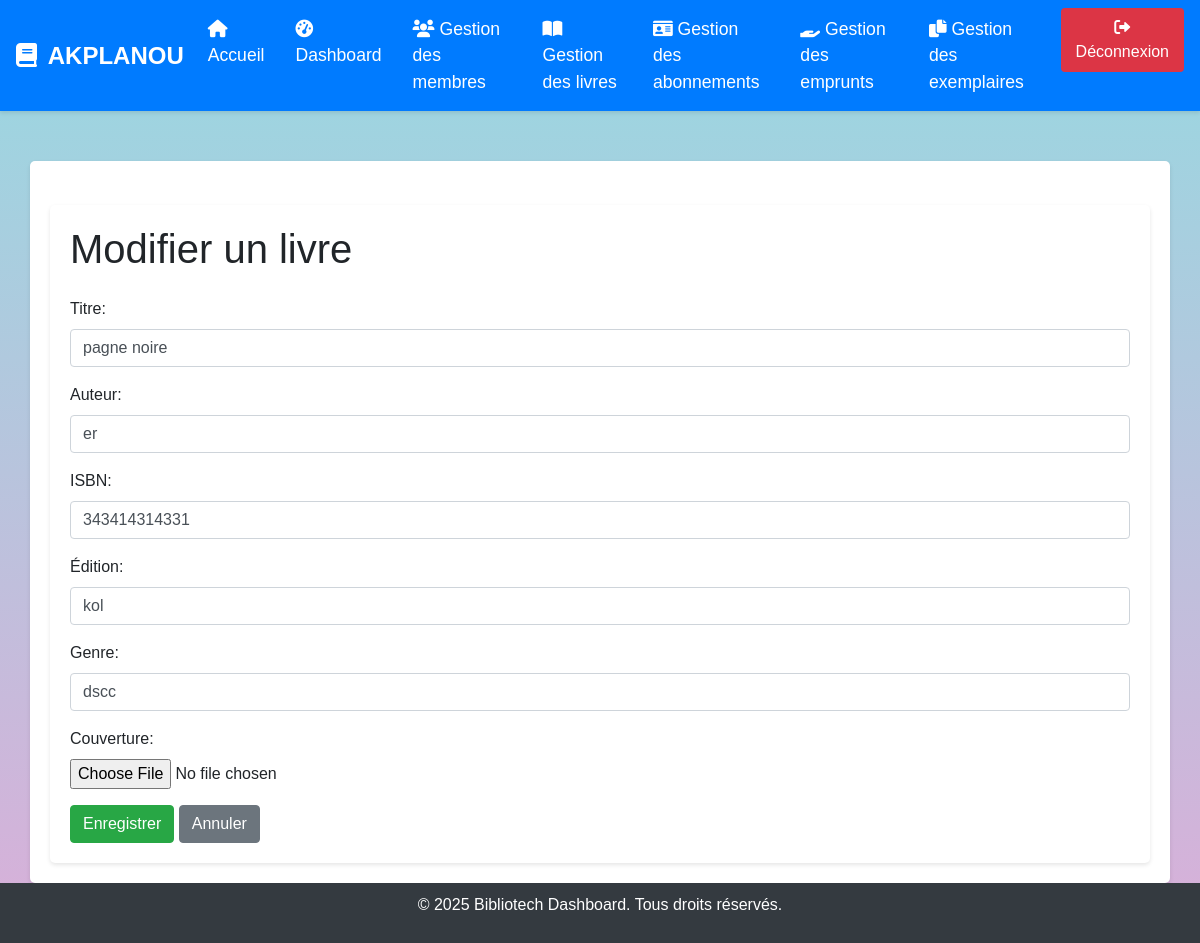
Screenshot of /modifier_livre/11/ with the database file from the repository.
### gestion/models.py (models this page shows, shortened)
class Livre(models.Model):
    titre = models.CharField(max_length=200)
    auteur = models.CharField(max_length=100)
    isbn = models.CharField(max_length=13)
    edition = models.CharField(max_length=100)
    genre = models.CharField(max_length=50)
    couverture = models.ImageField(upload_to='couvertures/', null=True, blank=True)

### gestion/views.py (the view)
# urls.py: path('modifier_livre/<int:livre_id>/', views.modifier_livre_view, name='modifier_livre'),
def modifier_livre_view(request, livre_id):
    livre = get_object_or_404(Livre, id=livre_id)
    if request.method == 'POST':
        form = LivreForm(request.POST, request.FILES, instance=livre)
        if form.is_valid():
            form.save()
            return redirect('gestion_livres')
    else:
        form = LivreForm(instance=livre)
    return render(request, 'gestion/modifier_livre.html', {'form': form, 'livre': livre})

### gestion/forms.py
class LivreForm(forms.ModelForm):
    class Meta:
        model = Livre
        fields = ['titre', 'auteur', 'isbn', 'edition', 'genre', 'couverture']

### gestion/templates/gestion/modifier_livre.html (shortened to what this page needs)
{% extends "gestion/base.html" %}
{% load static %}
{% block content %}
<div class="container mt-4">
    <h1 class="mb-4">Modifier un livre</h1>
    <form method="post" enctype="multipart/form-data" id="livreForm">
        <div class="form-group">
            <label for="titre">Titre:</label>
            <input type="text" id="titre" name="titre" class="form-control" value="{{ form.titre.value }}" required>
        </div>
        <div class="form-group">
            <label for="auteur">Auteur:</label>
            <input type="text" id="auteur" name="auteur" class="form-control" value="{{ form.auteur.value }}" required>
        </div>
        <div class="form-group">
            <label for="isbn">ISBN:</label>
            <input type="text" id="isbn" name="isbn" class="form-control" value="{{ form.isbn.value }}" required>
        </div>
        <div class="form-group">
            <label for="edition">Édition:</label>
            <input type="text" id="edition" name="edition" class="form-control" value="{{ form.edition.value }}" required>
        </div>
        <div class="form-group">
            <label for="genre">Genre:</label>
            <input type="text" id="genre" name="genre" class="form-control" value="{{ form.genre.value }}" required>
        </div>
        <div class="form-group">
            <label for="couverture">Couverture:</label>
            <input type="file" id="couverture" name="couverture" class="form-control-file" accept="image/*">
        </div>
        <button type="submit" class="btn btn-success">Enregistrer</button>
        <button type="button" class="btn btn-secondary" onclick="history.back();">Annuler</button>
    </form>
</div>
{% endblock %}

### gestion/templates/gestion/base.html (style rules this page uses)
body { background-color: #D9AFD9; background-image: linear-gradient(0deg, #D9AFD9 0%, #97D9E1 100%); font-family: 'Arial', sans-serif; display: flex; flex-direction: column; min-height: 100vh; margin: 0; }
.container { background-color: white; padding: 20px; border-radius: 5px; box-shadow: 0 2px 4px rgba(0, 0, 0, 0.1); margin-top: 50px; flex: 1; }

### rows the page displays
Livre: titre "pagne noire", auteur "er", isbn "343414314331", edition "kol", genre "dscc"
